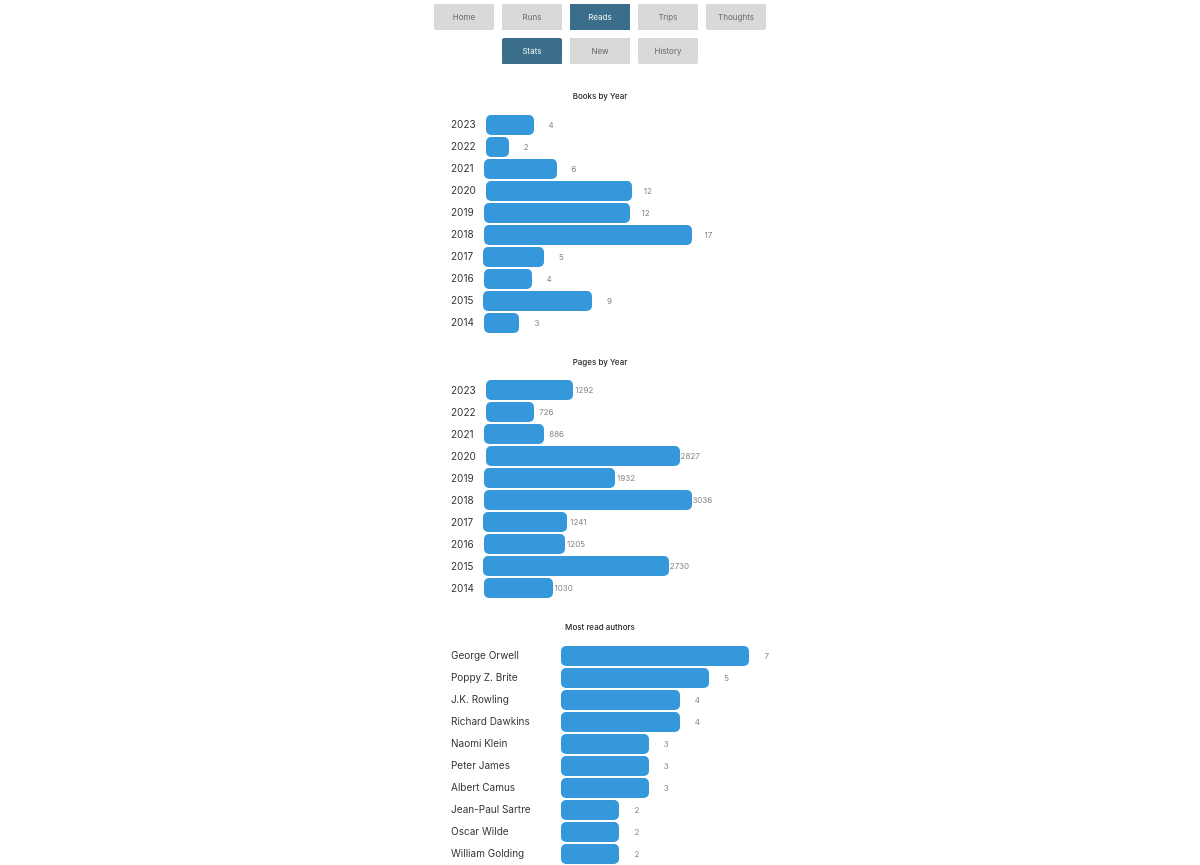
/reads/stats, run on the app's committed database.
### app.py (models this page shows)
class Books(db.Model):
    id = db.Column(db.Integer, primary_key=True)
    date_started = db.Column(db.String(20))
    date_ended = db.Column(db.String(20))
    title = db.Column(db.String(50))
    author = db.Column(db.String(50))
    pages = db.Column(db.Integer)
    category = db.Column(db.String(50))
    subcategory = db.Column(db.String(50))
    country = db.Column(db.String(50))
    my_rating = db.Column(db.Integer)
    publication_year = db.Column(db.Integer)
    date_added = db.Column(db.String(50))

### app.py (the view)
@app.route('/reads/stats', methods=['GET', 'POST'])
def reads_stats():
    reads = Books.query.where(Books.subcategory != "manga")
    reads_years_array = [read.date_ended.split('-')[0] for read in reads]
    years_grouped = f.group_and_rank(reads_years_array,"FALSE", 10,"highest")
    pages_array = [read.pages for read in reads]
    pages_per_year = f.group_with_agg(reads_years_array, pages_array, 10, "sum", "whole","highest")
    authors = [read.author for read in reads]
    authors = f.group_and_rank(authors, "TRUE", 10, "highest")
    return render_template('reads_stats.html', years_grouped=years_grouped, pages_per_year=pages_per_year,authors=authors)

### functions.py (called while the page is built)
def group_and_rank(categories, sort_by_count, top_number, highlight="highest"):
    category_counts = {}
    for category in categories:
        if category in category_counts:
            category_counts[category] += 1
        else:
            category_counts[category] = 1
    if sort_by_count == "TRUE":
        aggregated_array = sorted(list(category_counts.items()), key=lambda item: item[1], reverse=True)[:top_number]
    elif sort_by_count == "FALSE":
        aggregated_array = list(category_counts.items())
        aggregated_array = sorted(aggregated_array, key=lambda item: item[0], reverse=True)[:top_number]
    ranked_array = create_weights(aggregated_array, highlight)
    return ranked_array

def create_weights(data, highlight):
    max_val = max(val[1] for val in data)
    min_val = min(val[1] for val in data)
    weighted_data = []
    category = ""
    for row in data:
        proportion = int((row[1]/max_val)*100)*0.7
        if proportion == 100:
            if highlight == "highest":
                category = "bar_High"
            else:
                category = "bar_Med"
        elif row[1] == min_val:
            if highlight == "lowest":
                category = "bar_High"
            else:
                category = "bar_Med"
        else:
             category = "bar_Med"
        weighted_row = [row[0], row[1], proportion, category]  # Include both original and proportion
        weighted_data.append(weighted_row)
    return weighted_data

### templates/reads_stats.html (shortened to what this page needs)
{% extends 'base.html' %}
{% block content %}
{% include 'base_reads.html' %}
<br/><br/>
<h6 class="center">Books by Year</h6>
<br/>
<div class="center">
    <div class="chart center">
    {% for year_books in years_grouped %}
        <div class="bar-container">
            <div class="small-label">{{year_books[0]}}</div>
            <div class="bar {{year_books[3]}}" style="width: {{year_books[2]}}%">
                <div class="value">{{year_books[1]}}</div>
            </div>
        </div>
    {% endfor %}
    </div>
</div>
<br/><br/>
<h6 class="center">Pages by Year</h6>
<br/>
<div class="center">
    <div class="chart center">
    {% for year_pages in pages_per_year %}
        <div class="bar-container">
            <div class="small-label">{{year_pages[0]}}</div>
            <div class="bar {{year_pages[3]}}" style="width: {{year_pages[2]}}%">
                <div class="value">{{year_pages[1]}}</div>
            </div>
        </div>
    {% endfor %}
    </div>
</div>
<br/><br/>
<h6 class="center">Most read authors</h6>
<br/>
<div class="chart center">
{% for author in authors %}
    <div class="bar-container">
        <div class="big-label">{{author[0]}}</div>
        <div class="bar {{author[3]}}" style="width: {{author[2]}}%">
            <div class="value">{{author[1]}}</div>
        </div>
    </div>
{% endfor %}
</div>
{% endblock %}

### static/my_override_style.css (style rules this page uses)
* { font-size: 6pt; }
.center { text-align: center; margin: auto; }
.chart { width: 300px; background-color: #fff; }
.bar-container { display: flex; align-items: center; padding: 1px; min-width: 200px; }
.bar { height: 20px; border-radius: 5px; position: relative; }
.bar::before { content: attr(data-label); position: absolute; left: 10px; top: 50%; transform: translateY(-50%); color: #333; }
.value { position: absolute; right: -20px; top: 50%; transform: translateY(-50%); color: gray; }
.small-label { text-align: centre; font-size: 10px; color: #333; margin-right: 10px; min-width: 20px; }
.big-label { text-align: left; font-size: 10px; color: #333; margin-right: 10px; min-width: 100px; }
.bar_Med { background-color: #3498db; }

### data on the page
Books: author "George Orwell", {{ author[2] }} 70.0 (drawn), author "7"
Books: author "Poppy Z. Brite", {{ author[2] }} 49.699999999999996 (drawn), author "5"
Books: author "J.K. Rowling", {{ author[2] }} 39.9 (drawn), author "4"
Books: author "Richard Dawkins", {{ author[2] }} 39.9 (drawn), author "4"
Books: author "Naomi Klein", {{ author[2] }} 29.4 (drawn), my_rating "3"
Books: author "Peter James", {{ author[2] }} 29.4 (drawn), author "3"
Books: author "Albert Camus", {{ author[2] }} 29.4 (drawn), author "3"
Books: author "Jean-Paul Sartre", {{ author[2] }} 19.599999999999998 (drawn), author "2"
Books: author "Oscar Wilde", {{ author[2] }} 19.599999999999998 (drawn), author "2"
Books: author "William Golding", {{ author[2] }} 19.599999999999998 (drawn), author "2"

### other printed values
{{ year_books[0] }} "2023" "2022" "2021" "2020" "2019" "2018" "2017" "2016" "2015" "2014"
{{ year_books[1] }} "4" "2" "6" "12" "12" "17" "5" "4" "9" "3"
{{ year_pages[0] }} "2023" "2022" "2021" "2020" "2019" "2018" "2017" "2016" "2015" "2014"
{{ year_pages[1] }} "1292" "726" "886" "2827" "1932" "3036" "1241" "1205" "2730" "1030"
